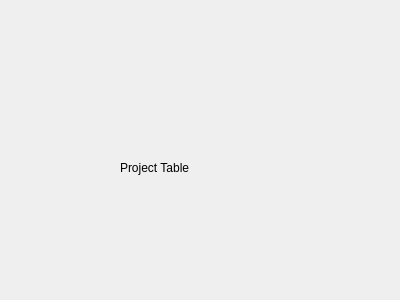
<?xml version="1.0" encoding="UTF-8"?>
<ui version="4.0">
 <class>ProjectTableGUI</class>
 <widget class="QDialog" name="ProjectTableGUI">
  <property name="geometry">
   <rect>
    <x>0</x>
    <y>0</y>
    <width>400</width>
    <height>300</height>
   </rect>
  </property>
  <property name="windowTitle">
   <string>Dialog</string>
  </property>
  <widget class="QLabel" name="label">
   <property name="geometry">
    <rect>
     <x>120</x>
     <y>160</y>
     <width>121</width>
     <height>16</height>
    </rect>
   </property>
   <property name="text">
    <string>Project Table</string>
   </property>
  </widget>
 </widget>
 <resources/>
 <connections/>
</ui>
